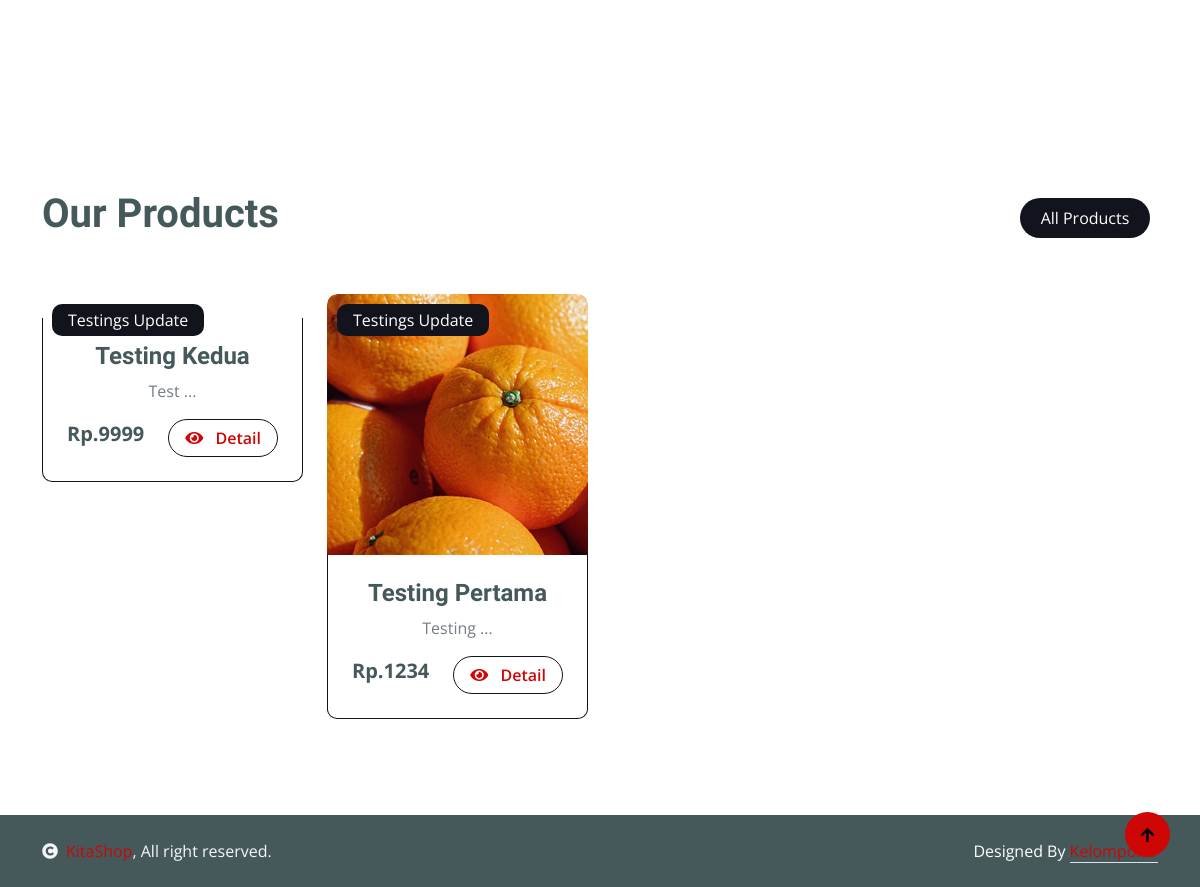
Before: / (lower part) with the older database file.
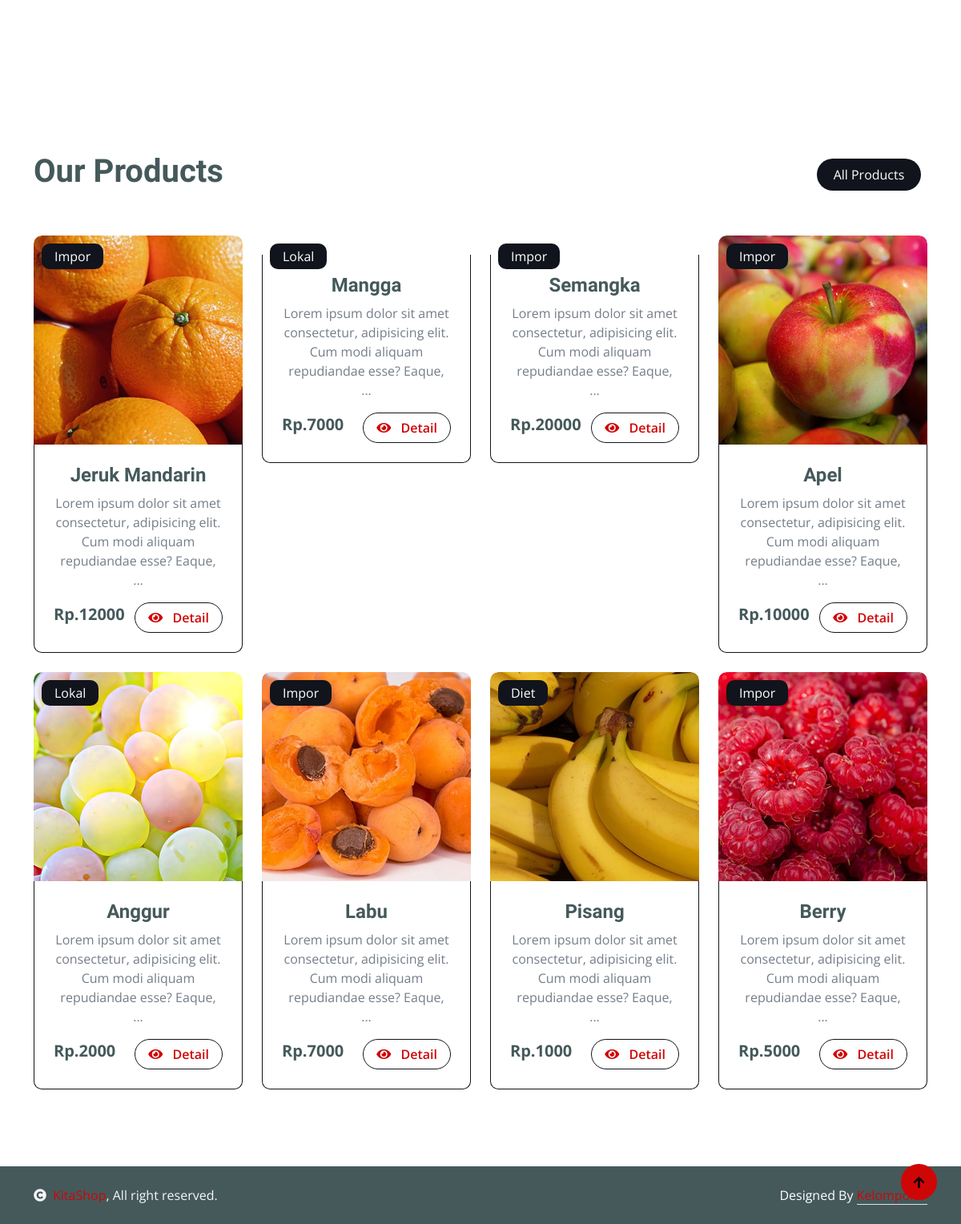
After: the same page with the newer database file.
### tables this page shows
CREATE TABLE `product` (
  `product_id` int(11) NOT NULL,
  `product_name` varchar(56) NOT NULL,
  `product_pict` text NOT NULL,
  `product_description` text NOT NULL,
  `product_category` int(11) NOT NULL,
  `product_sub_category` int(11) DEFAULT NULL,
  `product_price` int(11) NOT NULL,
  `product_stock` int(11) NOT NULL,
  `product_status` int(2) NOT NULL
);

CREATE TABLE `category` (
  `category_id` int(11) NOT NULL,
  `category_name` varchar(23) NOT NULL
);

### function/index.php (called while the page is built)
<?php
require_once './config/database.php';
function read()
{
    global $conn;
    $query = "SELECT product_id, product_name, product_pict, product_description, product_category, product_price, category_name FROM product JOIN category ON product.product_category = category.category_id WHERE product_status = 1 ORDER BY product_id DESC LIMIT 8";
    $result = mysqli_query($conn, $query);
    $rows = [];
    while ($row = mysqli_fetch_assoc($result)) {
        $rows[] = $row;
    }
    return $rows;
}

### index.php (the view, shortened to what this page needs)
<?php
require_once 'function/index.php';
?>
<!DOCTYPE html>
<html lang="en">
<?php
require_once 'layout/header.php';
?>
<body>
    <?php
    require_once 'layout/header.php';
    ?>
    <div class="container-fluid featurs py-5">
        <div class="container py-5">
        </div>
    </div>
    <div class="container-fluid fruite py-5">
        <div class="container py-5">
            <div class="tab-class text-center">
                <div class="row g-4">
                    <div class="col-lg-4 text-start">
                        <h1>Our Products</h1>
                    </div>
                    <div class="col-lg-8 text-end">
                        <ul class="nav nav-pills d-inline-flex text-center mb-5">
                            <li class="nav-item">
                                <a class="d-flex m-2 py-2 bg-light rounded-pill active" data-bs-toggle="pill" href="#tab-1">
                                    <span class="text-dark" style="width: 130px;">All Products</span>
                                </a>
                            </li>
                        </ul>
                    </div>
                </div>
                <div class="tab-content">
                    <div id="tab-1" class="tab-pane fade show p-0 active">
                        <div class="row g-4">
                            <div class="col-lg-12">
                                <div class="row g-4">
                                    <?php
                                    $rows = read();
                                    foreach ($rows as $row) {
                                    ?>
                                        <div class="col-md-6 col-lg-4 col-xl-3">
                                            <div class="rounded position-relative fruite-item">
                                                <div class="fruite-img">
                                                    <img src="./assets/uploads/<?= $row['product_pict']; ?>" class="img-fluid w-100 rounded-top" alt="">
                                                </div>
                                                <div class="text-white bg-secondary px-3 py-1 rounded position-absolute" style="top: 10px; left: 10px;"><?= $row['category_name']; ?></div>
                                                <div class="p-4 border border-secondary border-top-0 rounded-bottom">
                                                    <h4><?= $row['product_name']; ?></h4>
                                                    <p><?= substr($row['product_description'], 0, 100); ?> ...</p>
                                                    <div class="d-flex justify-content-between flex-lg-wrap">
                                                        <p class="text-dark fs-5 fw-bold mb-0">Rp.<?= $row['product_price']; ?></p>
                                                        <a href="detail.php?id=<?= $row['product_id']; ?>" class="btn border border-secondary rounded-pill px-3 text-primary"><i class="fa fa-eye me-2 text-primary"></i> Detail</a>
                                                    </div>
                                                </div>
                                            </div>
                                        </div>
                                    <?php } ?>
                                </div>
                            </div>
                        </div>
                    </div>
                </div>
            </div>
        </div>
    </div>
    <?php
    require_once 'layout/footer.php';
    ?>
    <a href="#" class="btn btn-primary border-3 border-primary rounded-circle back-to-top"><i class="fa fa-arrow-up"></i></a>
</body>
</html>

Changed rows visible on the page:
removed product: product_category.category_name "Testings Update", product_name "Testing Kedua", product_description "Test", product_price "9999"
removed product: product_pict (picture), product_category.category_name "Testings Update", product_name "Testing Pertama", product_description "Testing", product_price "1234"
added product: product_pict (picture), product_category.category_name "Impor", product_name "Jeruk Mandarin", product_description "Lorem ipsum dolor sit amet consectetur, adipisicing elit. Cum modi aliquam repudiandae esse? Eaque,", product_price "12000"
added product: product_category.category_name "Lokal", product_name "Mangga", product_description "Lorem ipsum dolor sit amet consectetur, adipisicing elit. Cum modi aliquam repudiandae esse? Eaque,", product_price "7000"
added product: product_category.category_name "Impor", product_name "Semangka", product_description "Lorem ipsum dolor sit amet consectetur, adipisicing elit. Cum modi aliquam repudiandae esse? Eaque,", product_price "20000"
added product: product_pict (picture), product_category.category_name "Impor", product_name "Apel", product_description "Lorem ipsum dolor sit amet consectetur, adipisicing elit. Cum modi aliquam repudiandae esse? Eaque,", product_price "10000"
added product: product_pict (picture), product_category.category_name "Lokal", product_name "Anggur", product_description "Lorem ipsum dolor sit amet consectetur, adipisicing elit. Cum modi aliquam repudiandae esse? Eaque,", product_price "2000"
added product: product_pict (picture), product_category.category_name "Impor", product_name "Labu", product_description "Lorem ipsum dolor sit amet consectetur, adipisicing elit. Cum modi aliquam repudiandae esse? Eaque,", product_price "7000"
added product: product_pict (picture), product_category.category_name "Diet", product_name "Pisang", product_description "Lorem ipsum dolor sit amet consectetur, adipisicing elit. Cum modi aliquam repudiandae esse? Eaque,", product_price "1000"
added product: product_pict (picture), product_category.category_name "Impor", product_name "Berry", product_description "Lorem ipsum dolor sit amet consectetur, adipisicing elit. Cum modi aliquam repudiandae esse? Eaque,", product_price "5000"
